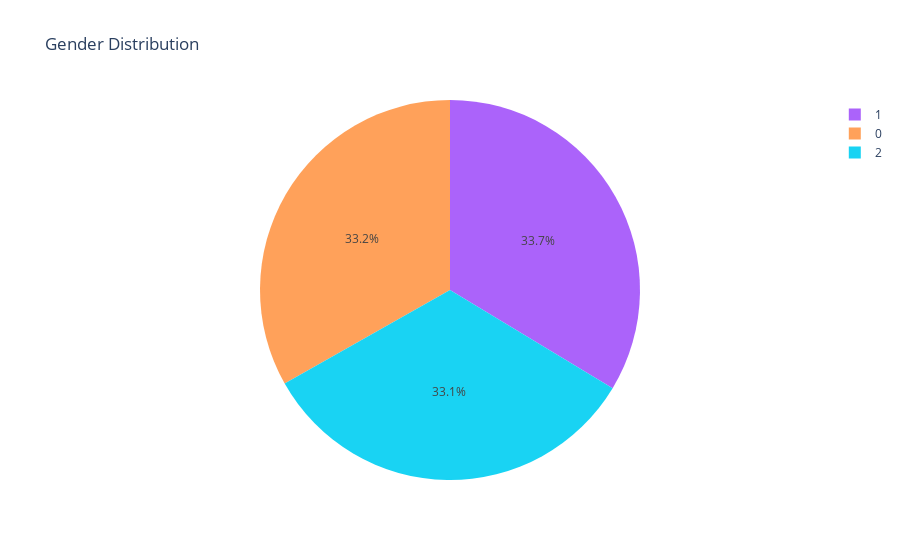

The cell this chart's notebook holds for it:
### Code cell
#Gender distribution (piechart)

import plotly.express as px

gender_counts = df['Gender'].value_counts()
color_map = {
    "Male": "blue",
    "Female": "pink",
    "Other": "green"
}
fig = px.pie(
    names=gender_counts.index,
    values=gender_counts.values,
    title="Gender Distribution",
    color=gender_counts.index,                
    color_discrete_map=color_map              
)
fig.show()

### Figure 1 — Plotly figure (JSON) as saved in the notebook; plotly's stock layout.template omitted (floating-point values rounded to 4 significant figures)
{"data": [{"customdata": [[1], [0], [2]], "domain": {"x": [0, 1], "y": [0, 1]}, "hovertemplate": "label=%{label}<br>value=%{value}<br>color=%{customdata[0]}<extra></extra>", "labels": [1, 0, 2], "legendgroup": "", "marker": {"colors": ["#ab63fa", "#FFA15A", "#19d3f3"]}, "name": "", "showlegend": true, "type": "pie", "values": [673, 664, 663]}], "layout": {"legend": {"tracegroupgap": 0}, "title": {"text": "Gender Distribution"}}}
